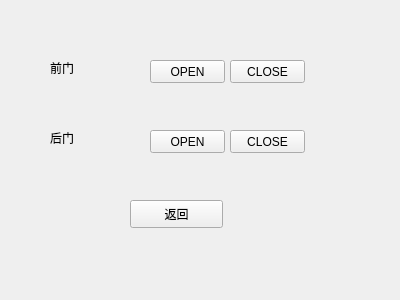
<?xml version="1.0" encoding="UTF-8"?>
<ui version="4.0">
 <class>Form</class>
 <widget class="QWidget" name="Form">
  <property name="geometry">
   <rect>
    <x>0</x>
    <y>0</y>
    <width>400</width>
    <height>300</height>
   </rect>
  </property>
  <property name="windowTitle">
   <string>Form</string>
  </property>
  <widget class="QPushButton" name="OPEN_FRONT">
   <property name="geometry">
    <rect>
     <x>150</x>
     <y>60</y>
     <width>75</width>
     <height>23</height>
    </rect>
   </property>
   <property name="text">
    <string>OPEN</string>
   </property>
  </widget>
  <widget class="QPushButton" name="CLOSE_FRONT">
   <property name="geometry">
    <rect>
     <x>230</x>
     <y>60</y>
     <width>75</width>
     <height>23</height>
    </rect>
   </property>
   <property name="text">
    <string>CLOSE</string>
   </property>
  </widget>
  <widget class="QPushButton" name="previous">
   <property name="geometry">
    <rect>
     <x>130</x>
     <y>200</y>
     <width>93</width>
     <height>28</height>
    </rect>
   </property>
   <property name="text">
    <string>返回</string>
   </property>
  </widget>
  <widget class="QLabel" name="label">
   <property name="geometry">
    <rect>
     <x>50</x>
     <y>60</y>
     <width>72</width>
     <height>15</height>
    </rect>
   </property>
   <property name="text">
    <string>前门</string>
   </property>
  </widget>
  <widget class="QLabel" name="label_2">
   <property name="geometry">
    <rect>
     <x>50</x>
     <y>130</y>
     <width>72</width>
     <height>15</height>
    </rect>
   </property>
   <property name="text">
    <string>后门</string>
   </property>
  </widget>
  <widget class="QPushButton" name="CLOSE_BACK">
   <property name="geometry">
    <rect>
     <x>230</x>
     <y>130</y>
     <width>75</width>
     <height>23</height>
    </rect>
   </property>
   <property name="text">
    <string>CLOSE</string>
   </property>
  </widget>
  <widget class="QPushButton" name="OPEN_BACK">
   <property name="geometry">
    <rect>
     <x>150</x>
     <y>130</y>
     <width>75</width>
     <height>23</height>
    </rect>
   </property>
   <property name="text">
    <string>OPEN</string>
   </property>
  </widget>
 </widget>
 <resources/>
 <connections/>
</ui>
